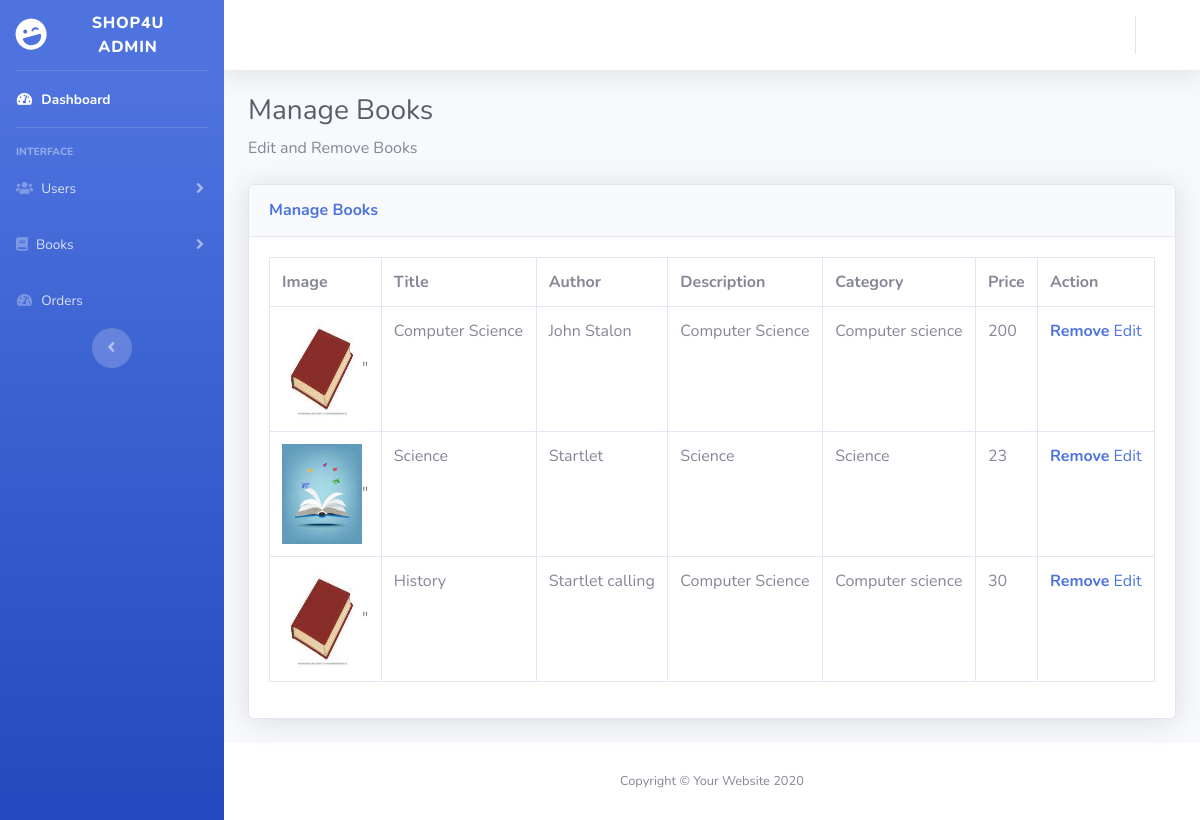
Screenshot of /admin/books-list.php with the database file from the repository.
### tables this page shows
CREATE TABLE IF NOT EXISTS `books` (
  `bookId` int(11) NOT NULL,
  `title` varchar(200) NOT NULL,
  `author` varchar(200) NOT NULL,
  `description` varchar(200) NOT NULL,
  `category` varchar(200) NOT NULL,
  `price` double NOT NULL,
  `image` text NOT NULL,
  `status` varchar(200) NOT NULL,
  `type` varchar(200) NOT NULL
);

CREATE TABLE IF NOT EXISTS `categories` (
  `categoryId` int(11) NOT NULL,
  `name` varchar(200) NOT NULL,
  `description` varchar(200) NOT NULL
);

### admin/books-list.php (the view, shortened to what this page needs)
<!DOCTYPE html>
<html lang="en">
<head>
    <link href="vendor/fontawesome-free/css/all.min.css" rel="stylesheet" type="text/css">
    <link href="css/sb-admin-2.min.css" rel="stylesheet">
</head>
<body id="page-top">
    <div id="wrapper">
        <ul class="navbar-nav bg-gradient-primary sidebar sidebar-dark accordion" id="accordionSidebar">
            <a class="sidebar-brand d-flex align-items-center justify-content-center" href="index.html">
                <div class="sidebar-brand-icon rotate-n-15">
                    <i class="fas fa-laugh-wink"></i>
                </div>
                <div class="sidebar-brand-text mx-3">Shop4U Admin<sup></sup></div>
            </a>
            <hr class="sidebar-divider my-0">
            <li class="nav-item active">
                <a class="nav-link" href="index.php">
                    <i class="fas fa-fw fa-tachometer-alt"></i>
                    <span>Dashboard</span></a>
            </li>
            <hr class="sidebar-divider">
            <div class="sidebar-heading">
                Interface
            </div>
            <li class="nav-item">
                <a class="nav-link collapsed" href="#" data-toggle="collapse" data-target="#collapseTwo"
                    aria-expanded="true" aria-controls="collapseTwo">
                   <i class="fas fa-solid fa-users"></i>
                    <span>Users</span>
                </a>
            </li>
            <li class="nav-item">
                <a class="nav-link collapsed" href="#" data-toggle="collapse" data-target="#collapseUtilities"
                    aria-expanded="true" aria-controls="collapseUtilities">
                    <i class="fas fa-solid fa-book"></i>
                    <span>Books</span>
                </a>
            </li>
            <li class="nav-item">
                <a class="nav-link" href="order-list.php">
                    <i class="fas fa-fw fa-tachometer-alt"></i>
                    <span>Orders</span></a>
            </li>
            <div class="text-center d-none d-md-inline">
                <button class="rounded-circle border-0" id="sidebarToggle"></button>
            </div>
        </ul>
        <div id="content-wrapper" class="d-flex flex-column">
            <div id="content">
                <nav class="navbar navbar-expand navbar-light bg-white topbar mb-4 static-top shadow">
                    <ul class="navbar-nav ml-auto">
                        <li class="nav-item dropdown no-arrow">
                            <a class="nav-link dropdown-toggle" href="#" id="userDropdown" role="button"
                                data-toggle="dropdown" aria-haspopup="true" aria-expanded="false">
                            </a>
                        </li>
                    </ul>
                </nav>
                <div class="container-fluid">
                    <h1 class="h3 mb-2 text-gray-800">Manage Books</h1>
                    <p class="mb-4"> Edit and Remove Books <a target="_blank"
                    <div class="card shadow mb-4">
                        <div class="card-header py-3">
                            <h6 class="m-0 font-weight-bold text-primary">Manage Books</h6>
                        </div>
                        <div class="card-body">
                            <div class="table-responsive">
                                <?php
                                    $result = mysql_query("SELECT* from books inner JOIN categories on books.category=categories.categoryId")
                                    or die(mysql_error());
                                echo "<table class='table table-bordered' id='dataTable' width='100%' cellspacing='0'>";
                                    echo "<tr>
                                            <th>Image</th>
                                            <th>Title</th>
                                            <th>Author</th>
                                            <th>Description</th>
                                            <th>Category</th>
                                            <th>Price</th>
                                            <th>Action</th>
                                        </tr>";
                                        while($row = mysql_fetch_array( $result ))
                                            {
                                        echo "<tr>";
                                        echo '<td><img src="images/books/'.$row['image'].'" width="80" height="100">"</td>';
                                        echo "<td>". $row['title'] . "</td>";
                                        echo "<td>". $row['author'] . "</td>";
                                        echo "<td>". $row['description'] . "</td>";
                                        echo "<td>". $row['name'] . "</td>";
                                        echo "<td>". $row['price'] . "</td>";
                                        echo '<td><b><font color="red"><a href="delete-book.php?bookId=' . $row['bookId'] . '">Remove</a></font></b> <a href="edit-book.php?bookId=' . $row['bookId'] . '">Edit</a></td>';
                                    }
                                echo "</table>";
                                ?>
                            </div>
                        </div>
                    </div>
                </div>
            </div>
            <footer class="sticky-footer bg-white">
                <div class="container my-auto">
                    <div class="copyright text-center my-auto">
                        <span>Copyright &copy; Your Website 2020</span>
                    </div>
                </div>
            </footer>
        </div>
    </div>
</body>
</html>

### rows the page displays
books: image (picture), title "Computer Science", author "John Stalon", categories.description "Computer Science", categories.name "Computer science", price "200"
books: image (picture), title "Science", author "Startlet", categories.description "Science", categories.name "Science", price "23"
books: image (picture), title "History", author "Startlet calling", categories.description "Computer Science", categories.name "Computer science", price "30"
